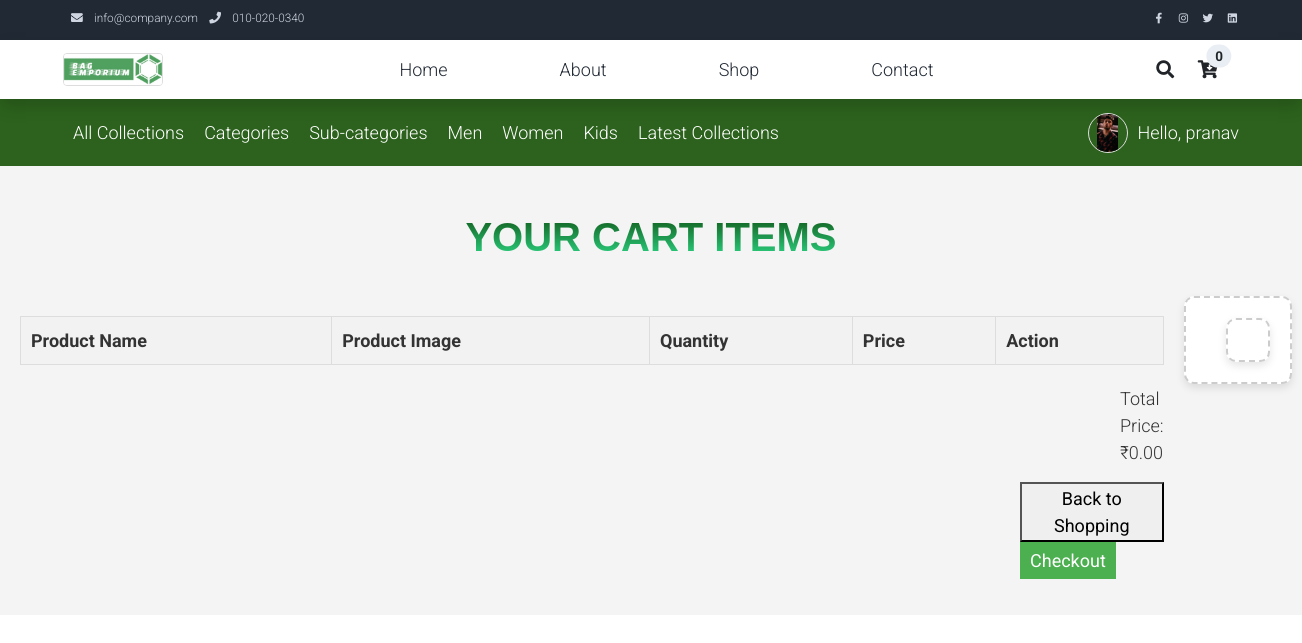
Screenshot of /myauth/view_cart/ (signed in) with the database file from the repository.
### myauth/models.py (models this page shows, shortened)
class User(AbstractUser):
    class Role(models.TextChoices):
        ADMIN="ADMIN",'Admin'
        CUSTOMER="CUSTOMER",'Customer'
        DELIVERYBOY="DELIVERYBOY",'deliveryboy'
        SELLER="SELLER",'Seller'
    role = models.CharField(max_length=50,choices=Role.choices)

class Profile(models.Model):
    user = models.OneToOneField(User, on_delete=models.CASCADE)
    profile_picture = models.ImageField(upload_to='profile_pictures/', null=True, blank=True)
    phone = models.CharField(max_length=12, unique=True)  # You can adjust the max_length as needed
    alt_phone = models.CharField(max_length=12, unique=True)  # You can adjust the max_length as needed
    pincode= models.CharField(max_length=6)  # You can adjust the max_length as needed
    state = models.CharField(max_length=50)
    city = models.CharField(max_length=50)
    building_name = models.CharField(max_length=100)
    road_area = models.CharField(max_length=100)

### myauth/views.py (the view, shortened to what this page needs)
# urls.py: path('view_cart/', views.view_cart, name='view_cart'),
def view_cart(request):
    cart_items = Cart_items.objects.filter(user=request.user, cart_verify=False)
    seller_coupons = {}
    user = request.user
    user_cartd = Cart.objects.filter(user=user)
    total_cart_items_count = 0
    for user_cart in user_cartd:
        cart_items_count = Cart_items.objects.filter(cart=user_cart, cart_verify=False).count()
        total_cart_items_count += cart_items_count
    if not cart_items.exists():
        empty_cart_message = "Your cart is empty."
        categories = category.objects.all()
        subcategories = sub_category.objects.all()
        cart_items_count = 0  # Set count to 0 for an empty cart
        context = {'empty_cart_message': empty_cart_message, 'cart_items_count': total_cart_items_count,
                   'categories': categories, 'subcategories': subcategories}
        return render(request, 'cart.html', context)

### templates/cart.html (shortened to what this page needs)
{% load static %}
<!DOCTYPE html>
<html lang="en">
<head>
    <link rel="stylesheet" href="{% static 'assets/css/bootstrap.min.css' %}">
    <link rel="stylesheet" href="{% static 'assets/css/templatemo.css' %}">
    <link rel="stylesheet" href="{% static 'assets/css/custom.css' %}">
    <link rel="stylesheet" href="{% static 'assets/css/fontawesome.min.css' %}">
</head>
<body>
    <nav class="navbar navbar-expand-lg bg-dark navbar-light d-none d-lg-block" id="templatemo_nav_top">
        <div class="container text-light">
            <div class="w-100 d-flex justify-content-between">
                <div>
                    <i class="fa fa-envelope mx-2"></i>
                    <a class="navbar-sm-brand text-light text-decoration-none" href="mailto:info@company.com">info@company.com</a>
                    <i class="fa fa-phone mx-2"></i>
                    <a class="navbar-sm-brand text-light text-decoration-none" href="tel:010-020-0340">010-020-0340</a>
                </div>
                <div>
                    <a class="text-light" href="https://fb.com/templatemo" target="_blank" rel="sponsored"><i class="fab fa-facebook-f fa-sm fa-fw me-2"></i></a>
                    <a class="text-light" href="https://www.instagram.com/" target="_blank"><i class="fab fa-instagram fa-sm fa-fw me-2"></i></a>
                    <a class="text-light" href="https://twitter.com/" target="_blank"><i class="fab fa-twitter fa-sm fa-fw me-2"></i></a>
                    <a class="text-light" href="https://www.linkedin.com/" target="_blank"><i class="fab fa-linkedin fa-sm fa-fw"></i></a>
                </div>
            </div>
        </div>
    </nav>
    <nav class="navbar navbar-expand-lg navbar-light shadow">
        <div class="container d-flex justify-content-between align-items-center">
            <img class="img-fluid" src="{% static 'assets/img/logo3.jpg' %}" alt="">
            <div class="align-self-center collapse navbar-collapse flex-fill  d-lg-flex justify-content-lg-between" id="templatemo_main_nav">
                <div class="flex-fill">
                    <ul class="nav navbar-nav d-flex justify-content-between mx-lg-auto">
                        <li class="nav-item">
                            <a class="nav-link" href="/myauth/home">Home</a>
                        </li>
                        <li class="nav-item">
                            <a class="nav-link" href="#about">About</a>
                        </li>
                        <li class="nav-item">
                            <a class="nav-link" href="http://127.0.0.1:8000/myauth/productallview/">Shop</a>
                        </li>
                        <li class="nav-item">
                            <a class="nav-link" href="#contact">Contact</a>
                        </li>
                </div>
                <div class="navbar align-self-center d-flex">
                                <a class="nav-icon d-none d-lg-inline" href="/myauth/search/" >
                        <i class="fa fa-fw fa-search text-dark mr-2"></i>
                    </a>
                    <a class="nav-icon position-relative text-decoration-none" href="/myauth/view_cart/">
                        <i class="fa fa-fw fa-cart-arrow-down text-dark mr-1"></i>
                        <span class="position-absolute top-0 left-100 translate-middle badge rounded-pill bg-light text-dark">
                            {{ cart_items_count }}
                        </span>
                    </a>
                </div>
            </div>
        </div>
    </nav>
 <!DOCTYPE html>
 <html lang="en">
 <head>
 </head>
 <body>
     <header>
        <div class="container">
            <div class="back">
                <ul>
                    <li><a href="http://127.0.0.1:8000/myauth/productallview/">All Collections </a></li>
                    <li class="dropdown">
                        <a href="#">Categories</a>
                    </li>
                    <li class="dropdown">
                        <a href="#">Sub-categories</a>
                    </li>
                    <li>
                        <a href="http://127.0.0.1:8000/myauth/productscategorylist/4">Men</a>
                    </li>
                    <li>
                        <a href="http://127.0.0.1:8000/myauth/productscategorylist/5">Women</a>
                    </li>
                    <li>
                        <a href="http://127.0.0.1:8000/myauth/productscategorylist/6">Kids</a>
                    </li>
                    <li>
                        <a href="#">Latest Collections</a>
                    </li>
                </ul>
            </div>
            <div class="user dropdown">
                <a href="#">
                    {% if user.profile.profile_picture %}
                    <img src="{{ user.profile.profile_picture.url }}" alt="Profile Picture">
                    {% else %}
                    <img src="{% static 'assets/img/pro.png' %}" alt="Default Profile Picture">
                    {% endif %}
                    Hello, {{ user.first_name }}
                </a>
            </div>
        </div>
     </header>
 </body>
 </html>
<!DOCTYPE html>
<html lang="en">
<head>
</head>
<body>
    <div class="body_design">
    <br><h1 class="grad-text">YOUR CART ITEMS</h1><br>
    <div class="cart-container">
        <div class="table-container">
    <table>
        <thead>
            <tr>
                <th>Product Name</th>
                <th>Product Image</th>
                <th>Quantity</th>
                <th>Price</th>
                <th>Action</th>
            </tr>
        </thead>
    </table>
    <p id="total-price" class="total">Total Price: ₹<span id="total-price-value"></span></p>
    <div class="pay">
    <a href="/myauth/home/">
        <button class="">Back to Shopping</button>
    </a>
    <button class="checkout-btn">Checkout</button>
</div>
</div>
<div class="coupon-section">
    <div class="coupon-section">
    </div>
</div>
</div>
</body>
</html>

### static/assets/css/templatemo.css (style rules this page uses)
body, ul, li, p, a, label, input, div { font-family: 'Roboto', sans-serif; font-size: 18px !important; font-weight: 300 !important; }
.text-light { color: #cfd6e1 !important; }
.bg-dark { background-color: #212934 !important; }
.bg-light { background-color: #e9eef5 !important; }
#templatemo_nav_top { min-height: 40px; }
#templatemo_nav_top * { font-size: .9em !important; }
#templatemo_main_nav a { color: #212934; }
#templatemo_main_nav .navbar .nav-icon { margin-right: 20px; }
@media (min-width: 768px) { #templatemo_main_nav .navbar-nav { max-width: 450px; } }
@media (min-width: 992px) { #templatemo_main_nav .navbar-nav { max-width: 550px; } }

### templates/cart.html (style rules this page uses)
header { background-color: #2c621d; color: #fff; padding: 10px 0; }
.container { max-width: 1200px; margin: 0 auto; display: flex; justify-content: space-between; align-items: center; }
nav ul { list-style: none; margin: 0; padding: 0; display: flex; }
nav ul li { margin-right: 20px; }
nav ul li:last-child { margin-right: 0; }
nav a { text-decoration: none; color: #fff; font-weight: bold; }
.dropdown { position: relative; }
.user { display: flex; align-items: center; margin-left: auto; }
.user img { width: 40px; height: 40px; border-radius: 50%; margin-right: 10px; }
.back { padding: 10px; display: flex; }
.back ul { list-style: none; margin: 0; padding: 0; display: flex; }
.back ul li { margin-right: 20px; }
.back ul li:last-child { margin-right: 0; }
.back a { text-decoration: none; color: #fff; font-weight: bold; }
.user.dropdown { display: flex; align-items: center; margin-left: auto; }
.user.dropdown a { display: flex; align-items: center; color: #fff; text-decoration: none; }
.user.dropdown img { width: 40px; height: 40px; border-radius: 50%; margin-right: 10px; }
.body_design { font-family: Arial, sans-serif; margin: 0; padding: 20px; background-color: #f4f4f4; color: #333; display: flex; flex-direction: column; align-items: center; width: 100%; }
h1 { text-align: center; }
table { width: 100%; border-collapse: collapse; margin-top: 20px; margin-right: 300px; }
th, td { border: 1px solid #ddd; padding: 10px; text-align: left; }
th { background-color: #f2f2f2; }
img { width: 100px; height: 100px; object-fit: cover; border: 1px solid #ddd; border-radius: 4px; OBJECT-FIT: contain; }
.increment-btn, .decrement-btn, .remove-btn, .checkout-btn, .back-btn { background-color: #4caf50; color: #fff; border: none; padding: 5px 10px; cursor: pointer; display: inline-block; margin-right: 10px; }
#total-price { font-size: 24px; font-weight: bold; margin-top: 20px; align-self: flex-end; }
.grad-text { background: -webkit-linear-gradient(#0f5112, #2ede8c); -webkit-background-clip: text; -webkit-text-fill-color: transparent; font-weight: bold; }
.cart-container { display: flex; justify-content: space-between; align-items: flex-start; width: 100%; }
.coupon-section { flex-grow: 1; margin-left: 20px; }
.total { margin-left: 1100px; }
.table-container { width: 100%; }
.coupon-section { border: 2px dashed #ccc; padding: 20px; background-color: #fff; box-shadow: 0 4px 8px rgba(0, 0, 0, 0.1); border-radius: 10px; max-width: 300px; margin-left: 20px; }
.pay { margin-left: 1000px; }

### rows the page displays
User: profile.profile_picture (picture), first_name "pranav"

### other values shown
{{ cart_items_count }} "0"
